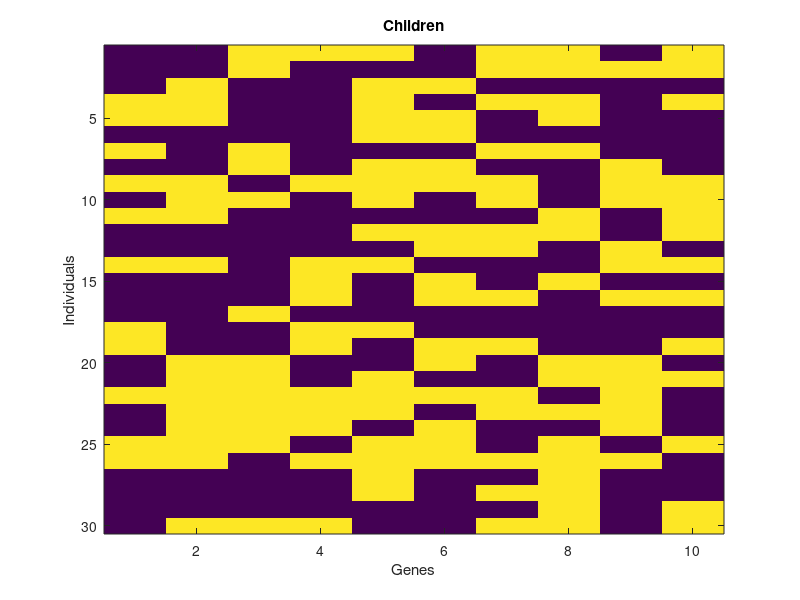

This figure's MATLAB source: (Note: this script raises an error after producing the figure.)
%% Evolutionary Algorithm

% clear variables
clear;
%% Algorithm Parameters
population_size = 30;
number_of_genes = 10;
crossover_probability = 0.9;
mutation_probability = 1./number_of_genes;
maximum_generations = 100;


%% Initialize Population
population = randi([0 1], population_size, number_of_genes);

figure(1);
imagesc(population);
xlabel('Genes');
ylabel('Individuals');
title('Children');

%% Evolution Loop
for generation=1:maximum_generations
    %% Evaluate Population
    % Simply count the number of ones in every gene
    fitness = sum(population,2);
    [best_fitness, index] = max(fitness);
    best_individuum = population(index,:);
    median_fitness = median(fitness);
    
    %% Early Termination
    if best_fitness == number_of_genes
        break;
    end
    
    %% Selection
    % Tournament
    first_mates = tournament_select(population, fitness, population_size);
    second_mates = tournament_select(population, fitness, population_size);

    %% Generate Next Generation
    % Crossover
    % Determine if crossover will be done for each pair of mates
    do_crossover = (rand(population_size, 1) < crossover_probability);

    % Combine mate's genes
    index = [1:population_size]';
    crossover_point = randi([1 number_of_genes-1], population_size, 1) .* do_crossover(index);
    next_generation = [first_mates(:,1:crossover_point)...
        second_mates(:,crossover_point+1:number_of_genes)];

    % Elitism
    next_generation(1,:) = best_individuum;

    % Mutate
    % For each gene check if mutation shall appear
    mutate = (rand(population_size, number_of_genes) < mutation_probability);
    % XOR exactly changes 1s to 0s and vice versa if mutate equals 1 and 
    % leaves genes as are if mutate equals 0
    % gene  mutate  result
    %  0      0       0
    %  0      1       1
    %  1      0       1
    %  1      1       0
    next_generation = xor(next_generation, mutate);
    
    population = next_generation;
    
    % View Parents and Children
    subplot(1,3,1);imagesc(first_mates);xlabel('Genes');ylabel('Individuals');title('ParentsA')
    subplot(1,3,2);imagesc(second_mates);xlabel('Genes');ylabel('Individuals');title('ParentsB')
    subplot(1,3,3);imagesc(population);xlabel('Genes');ylabel('Individuals');title('Children')
    pause(0.1);
end

%% Plot Result
figure(2);
clf;
plot(best_fitness);
hold on;
plot(median_fitness);
xlabel('Generations');
ylabel('Fitness');
legend('Max Fitness', 'Median Fitness','Location','SouthEast')
  